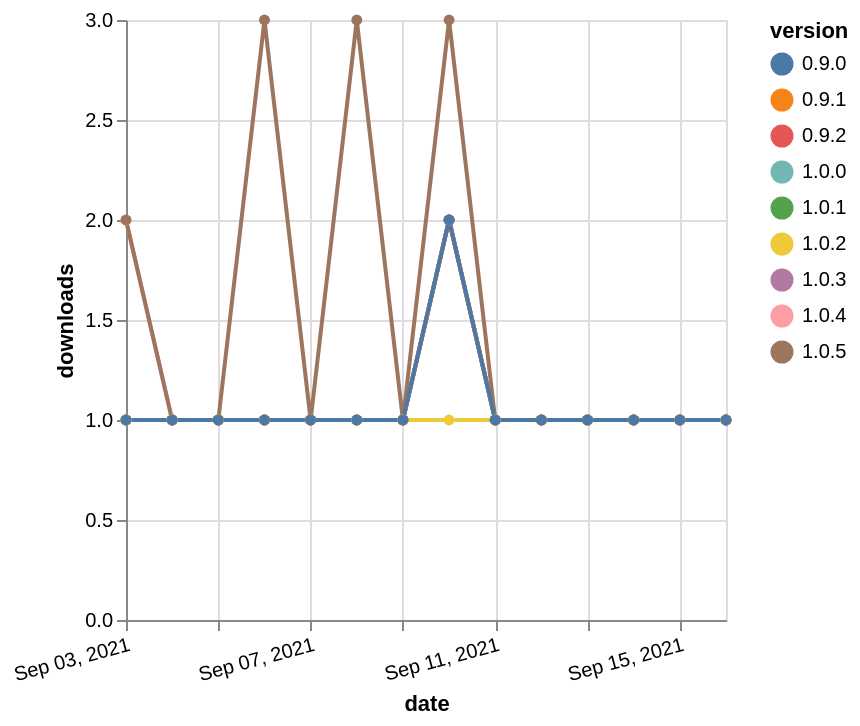

Source (Vega-Lite JSON):
### Vega-Lite specification from a JSON file in a GitHub repository (floating-point values rounded to 4 significant figures)
{"$schema": "https://vega.github.io/schema/vega-lite/v5.json", "description": "A simple bar chart with embedded data.", "data": {"values": [{"date": "2021-09-03", "total": 159, "delta": 2, "version": "1.0.4"}, {"date": "2021-09-04", "total": 160, "delta": 1, "version": "1.0.4"}, {"date": "2021-09-05", "total": 161, "delta": 1, "version": "1.0.4"}, {"date": "2021-09-06", "total": 162, "delta": 1, "version": "1.0.4"}, {"date": "2021-09-07", "total": 163, "delta": 1, "version": "1.0.4"}, {"date": "2021-09-08", "total": 164, "delta": 1, "version": "1.0.4"}, {"date": "2021-09-09", "total": 165, "delta": 1, "version": "1.0.4"}, {"date": "2021-09-10", "total": 167, "delta": 2, "version": "1.0.4"}, {"date": "2021-09-11", "total": 168, "delta": 1, "version": "1.0.4"}, {"date": "2021-09-12", "total": 169, "delta": 1, "version": "1.0.4"}, {"date": "2021-09-13", "total": 170, "delta": 1, "version": "1.0.4"}, {"date": "2021-09-14", "total": 171, "delta": 1, "version": "1.0.4"}, {"date": "2021-09-15", "total": 172, "delta": 1, "version": "1.0.4"}, {"date": "2021-09-16", "total": 173, "delta": 1, "version": "1.0.4"}, {"date": "2021-09-03", "total": 204, "delta": 1, "version": "0.9.2"}, {"date": "2021-09-04", "total": 205, "delta": 1, "version": "0.9.2"}, {"date": "2021-09-05", "total": 206, "delta": 1, "version": "0.9.2"}, {"date": "2021-09-06", "total": 207, "delta": 1, "version": "0.9.2"}, {"date": "2021-09-07", "total": 208, "delta": 1, "version": "0.9.2"}, {"date": "2021-09-08", "total": 209, "delta": 1, "version": "0.9.2"}, {"date": "2021-09-09", "total": 210, "delta": 1, "version": "0.9.2"}, {"date": "2021-09-10", "total": 212, "delta": 2, "version": "0.9.2"}, {"date": "2021-09-11", "total": 213, "delta": 1, "version": "0.9.2"}, {"date": "2021-09-12", "total": 214, "delta": 1, "version": "0.9.2"}, {"date": "2021-09-13", "total": 215, "delta": 1, "version": "0.9.2"}, {"date": "2021-09-14", "total": 216, "delta": 1, "version": "0.9.2"}, {"date": "2021-09-15", "total": 217, "delta": 1, "version": "0.9.2"}, {"date": "2021-09-16", "total": 218, "delta": 1, "version": "0.9.2"}, {"date": "2021-09-03", "total": 245, "delta": 1, "version": "1.0.1"}, {"date": "2021-09-04", "total": 246, "delta": 1, "version": "1.0.1"}, {"date": "2021-09-05", "total": 247, "delta": 1, "version": "1.0.1"}, {"date": "2021-09-06", "total": 248, "delta": 1, "version": "1.0.1"}, {"date": "2021-09-07", "total": 249, "delta": 1, "version": "1.0.1"}, {"date": "2021-09-08", "total": 250, "delta": 1, "version": "1.0.1"}, {"date": "2021-09-09", "total": 251, "delta": 1, "version": "1.0.1"}, {"date": "2021-09-10", "total": 253, "delta": 2, "version": "1.0.1"}, {"date": "2021-09-11", "total": 254, "delta": 1, "version": "1.0.1"}, {"date": "2021-09-12", "total": 255, "delta": 1, "version": "1.0.1"}, {"date": "2021-09-13", "total": 256, "delta": 1, "version": "1.0.1"}, {"date": "2021-09-14", "total": 257, "delta": 1, "version": "1.0.1"}, {"date": "2021-09-15", "total": 258, "delta": 1, "version": "1.0.1"}, {"date": "2021-09-16", "total": 259, "delta": 1, "version": "1.0.1"}, {"date": "2021-09-03", "total": 185, "delta": 1, "version": "1.0.0"}, {"date": "2021-09-04", "total": 186, "delta": 1, "version": "1.0.0"}, {"date": "2021-09-05", "total": 187, "delta": 1, "version": "1.0.0"}, {"date": "2021-09-06", "total": 188, "delta": 1, "version": "1.0.0"}, {"date": "2021-09-07", "total": 189, "delta": 1, "version": "1.0.0"}, {"date": "2021-09-08", "total": 190, "delta": 1, "version": "1.0.0"}, {"date": "2021-09-09", "total": 191, "delta": 1, "version": "1.0.0"}, {"date": "2021-09-10", "total": 193, "delta": 2, "version": "1.0.0"}, {"date": "2021-09-11", "total": 194, "delta": 1, "version": "1.0.0"}, {"date": "2021-09-12", "total": 195, "delta": 1, "version": "1.0.0"}, {"date": "2021-09-13", "total": 196, "delta": 1, "version": "1.0.0"}, {"date": "2021-09-14", "total": 197, "delta": 1, "version": "1.0.0"}, {"date": "2021-09-15", "total": 198, "delta": 1, "version": "1.0.0"}, {"date": "2021-09-16", "total": 199, "delta": 1, "version": "1.0.0"}, {"date": "2021-09-03", "total": 282, "delta": 1, "version": "1.0.3"}, {"date": "2021-09-04", "total": 283, "delta": 1, "version": "1.0.3"}, {"date": "2021-09-05", "total": 284, "delta": 1, "version": "1.0.3"}, {"date": "2021-09-06", "total": 285, "delta": 1, "version": "1.0.3"}, {"date": "2021-09-07", "total": 286, "delta": 1, "version": "1.0.3"}, {"date": "2021-09-08", "total": 287, "delta": 1, "version": "1.0.3"}, {"date": "2021-09-09", "total": 288, "delta": 1, "version": "1.0.3"}, {"date": "2021-09-10", "total": 290, "delta": 2, "version": "1.0.3"}, {"date": "2021-09-11", "total": 291, "delta": 1, "version": "1.0.3"}, {"date": "2021-09-12", "total": 292, "delta": 1, "version": "1.0.3"}, {"date": "2021-09-13", "total": 293, "delta": 1, "version": "1.0.3"}, {"date": "2021-09-14", "total": 294, "delta": 1, "version": "1.0.3"}, {"date": "2021-09-15", "total": 295, "delta": 1, "version": "1.0.3"}, {"date": "2021-09-16", "total": 296, "delta": 1, "version": "1.0.3"}, {"date": "2021-09-03", "total": 206, "delta": 1, "version": "0.9.1"}, {"date": "2021-09-04", "total": 207, "delta": 1, "version": "0.9.1"}, {"date": "2021-09-05", "total": 208, "delta": 1, "version": "0.9.1"}, {"date": "2021-09-06", "total": 209, "delta": 1, "version": "0.9.1"}, {"date": "2021-09-07", "total": 210, "delta": 1, "version": "0.9.1"}, {"date": "2021-09-08", "total": 211, "delta": 1, "version": "0.9.1"}, {"date": "2021-09-09", "total": 212, "delta": 1, "version": "0.9.1"}, {"date": "2021-09-10", "total": 214, "delta": 2, "version": "0.9.1"}, {"date": "2021-09-11", "total": 215, "delta": 1, "version": "0.9.1"}, {"date": "2021-09-12", "total": 216, "delta": 1, "version": "0.9.1"}, {"date": "2021-09-13", "total": 217, "delta": 1, "version": "0.9.1"}, {"date": "2021-09-14", "total": 218, "delta": 1, "version": "0.9.1"}, {"date": "2021-09-15", "total": 219, "delta": 1, "version": "0.9.1"}, {"date": "2021-09-16", "total": 220, "delta": 1, "version": "0.9.1"}, {"date": "2021-09-03", "total": 198, "delta": 2, "version": "1.0.5"}, {"date": "2021-09-04", "total": 199, "delta": 1, "version": "1.0.5"}, {"date": "2021-09-05", "total": 200, "delta": 1, "version": "1.0.5"}, {"date": "2021-09-06", "total": 203, "delta": 3, "version": "1.0.5"}, {"date": "2021-09-07", "total": 204, "delta": 1, "version": "1.0.5"}, {"date": "2021-09-08", "total": 207, "delta": 3, "version": "1.0.5"}, {"date": "2021-09-09", "total": 208, "delta": 1, "version": "1.0.5"}, {"date": "2021-09-10", "total": 211, "delta": 3, "version": "1.0.5"}, {"date": "2021-09-11", "total": 212, "delta": 1, "version": "1.0.5"}, {"date": "2021-09-12", "total": 213, "delta": 1, "version": "1.0.5"}, {"date": "2021-09-13", "total": 214, "delta": 1, "version": "1.0.5"}, {"date": "2021-09-14", "total": 215, "delta": 1, "version": "1.0.5"}, {"date": "2021-09-15", "total": 216, "delta": 1, "version": "1.0.5"}, {"date": "2021-09-16", "total": 217, "delta": 1, "version": "1.0.5"}, {"date": "2021-09-03", "total": 220, "delta": 1, "version": "1.0.2"}, {"date": "2021-09-04", "total": 221, "delta": 1, "version": "1.0.2"}, {"date": "2021-09-05", "total": 222, "delta": 1, "version": "1.0.2"}, {"date": "2021-09-06", "total": 223, "delta": 1, "version": "1.0.2"}, {"date": "2021-09-07", "total": 224, "delta": 1, "version": "1.0.2"}, {"date": "2021-09-08", "total": 225, "delta": 1, "version": "1.0.2"}, {"date": "2021-09-09", "total": 226, "delta": 1, "version": "1.0.2"}, {"date": "2021-09-10", "total": 227, "delta": 1, "version": "1.0.2"}, {"date": "2021-09-11", "total": 228, "delta": 1, "version": "1.0.2"}, {"date": "2021-09-12", "total": 229, "delta": 1, "version": "1.0.2"}, {"date": "2021-09-13", "total": 230, "delta": 1, "version": "1.0.2"}, {"date": "2021-09-14", "total": 231, "delta": 1, "version": "1.0.2"}, {"date": "2021-09-15", "total": 232, "delta": 1, "version": "1.0.2"}, {"date": "2021-09-16", "total": 233, "delta": 1, "version": "1.0.2"}, {"date": "2021-09-03", "total": 147, "delta": 1, "version": "0.9.0"}, {"date": "2021-09-04", "total": 148, "delta": 1, "version": "0.9.0"}, {"date": "2021-09-05", "total": 149, "delta": 1, "version": "0.9.0"}, {"date": "2021-09-06", "total": 150, "delta": 1, "version": "0.9.0"}, {"date": "2021-09-07", "total": 151, "delta": 1, "version": "0.9.0"}, {"date": "2021-09-08", "total": 152, "delta": 1, "version": "0.9.0"}, {"date": "2021-09-09", "total": 153, "delta": 1, "version": "0.9.0"}, {"date": "2021-09-10", "total": 155, "delta": 2, "version": "0.9.0"}, {"date": "2021-09-11", "total": 156, "delta": 1, "version": "0.9.0"}, {"date": "2021-09-12", "total": 157, "delta": 1, "version": "0.9.0"}, {"date": "2021-09-13", "total": 158, "delta": 1, "version": "0.9.0"}, {"date": "2021-09-14", "total": 159, "delta": 1, "version": "0.9.0"}, {"date": "2021-09-15", "total": 160, "delta": 1, "version": "0.9.0"}, {"date": "2021-09-16", "total": 161, "delta": 1, "version": "0.9.0"}]}, "width": "container", "mark": {"type": "line", "point": {"filled": true}}, "encoding": {"x": {"field": "date", "type": "temporal", "timeUnit": "yearmonthdate", "title": "date", "axis": {"labelAngle": -15}}, "y": {"field": "delta", "type": "quantitative", "title": "downloads"}, "color": {"field": "version", "type": "nominal"}, "tooltip": {"field": "delta"}}}
